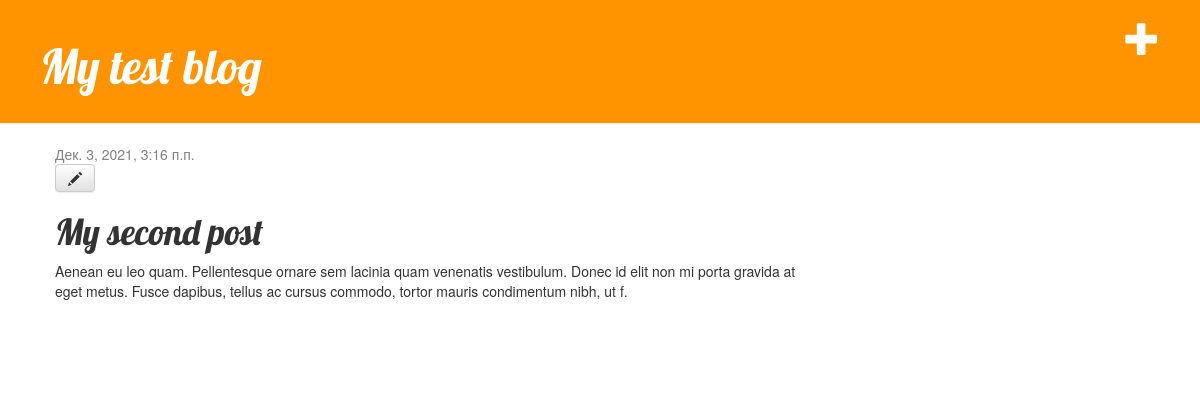
The page /post/8/ (signed in) on the database its author committed.
### blog/models.py (models this page shows, shortened)
class Post(models.Model):
    author = models.ForeignKey(settings.AUTH_USER_MODEL, on_delete=models.CASCADE)
    title = models.CharField(max_length=200)
    text = models.TextField()
    created_date = models.DateTimeField(default=timezone.now)
    published_date = models.DateTimeField(blank=True, null=True)

### blog/views.py (the view)
# urls.py: path('post/<int:pk>/', views.post_detail, name='post_detail'),
def post_detail(request, pk):
    post = get_object_or_404(Post, pk=pk)
    return render(request, 'blog/post_detail.html', {'post': post})

### blog/templates/blog/post_detail.html
{% extends 'blog/base.html' %}
{% block content %}
    <div class="post">
        {% if post.published_date %}
            <div class="date">
                {{ post.published_date }}
            </div>
        {% endif %}
        {% if user.is_authenticated %}
            <a class="btn btn-default" href="{% url 'post_edit' pk=post.pk %}"><span class="glyphicon glyphicon-pencil"></span></a>
        {% endif %}
        <h1>{{ post.title }}</h1>
        <p>{{ post.text|linebreaksbr }}</p>
    </div>
{% endblock %}

### blog/static/css/blog.css (style rules this page uses)
h1, h2, h3, h4 { font-family: 'Lobster', cursive; }
.date { color: #828282; }
.post { margin-bottom: 70px; }

### rows shown on the page
Post: published_date "Дек. 3, 2021, 3:16 п.п.", title "My second post", text "Aenean eu leo quam. Pellentesque ornare sem lacinia quam venenatis vestibulum. Donec id elit non mi porta gravida at eget metus. Fusce dapibus, tellus ac cursus commodo, tortor mauris condimentum nibh, ut f."
